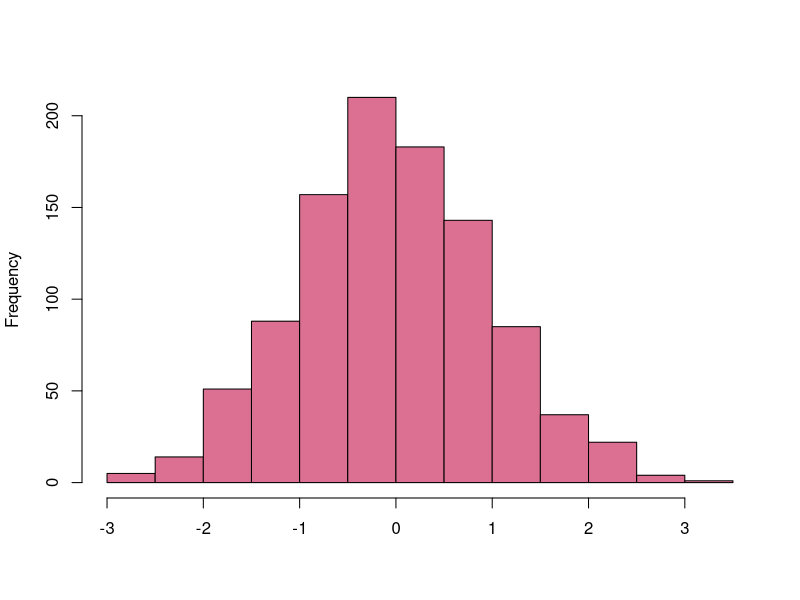
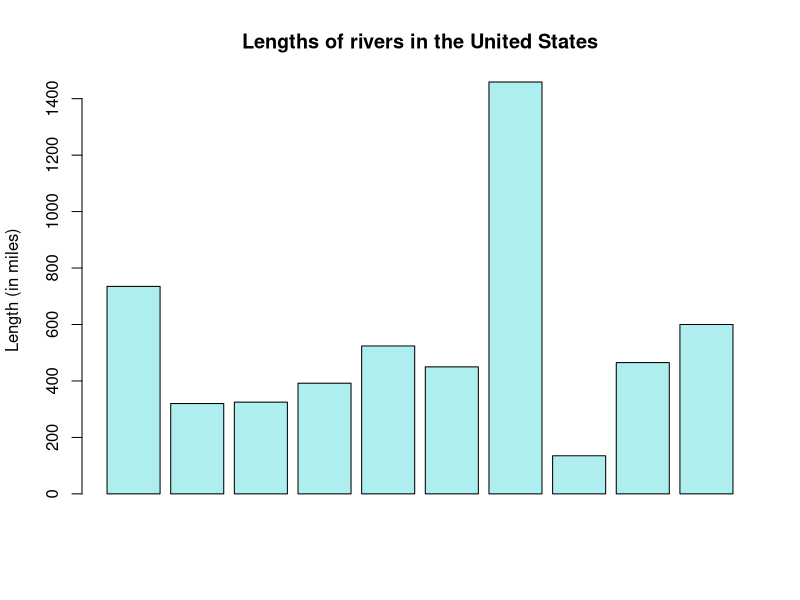
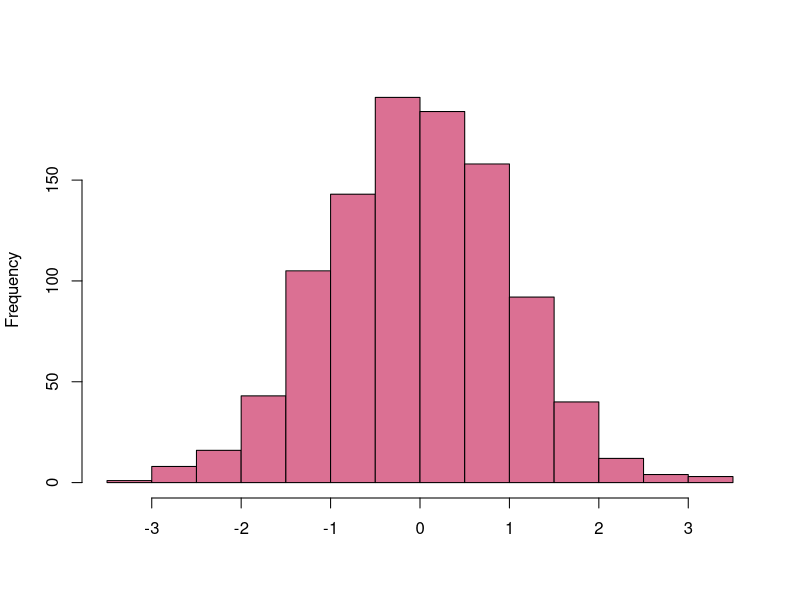
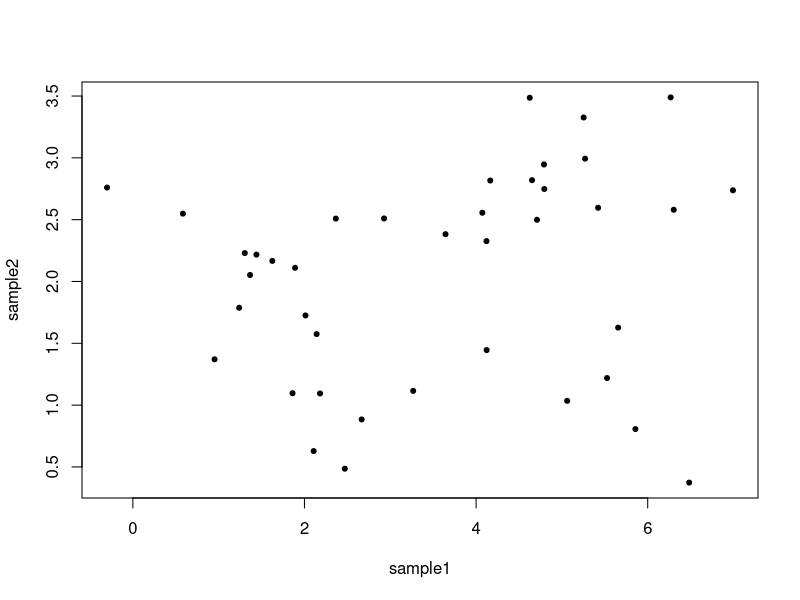
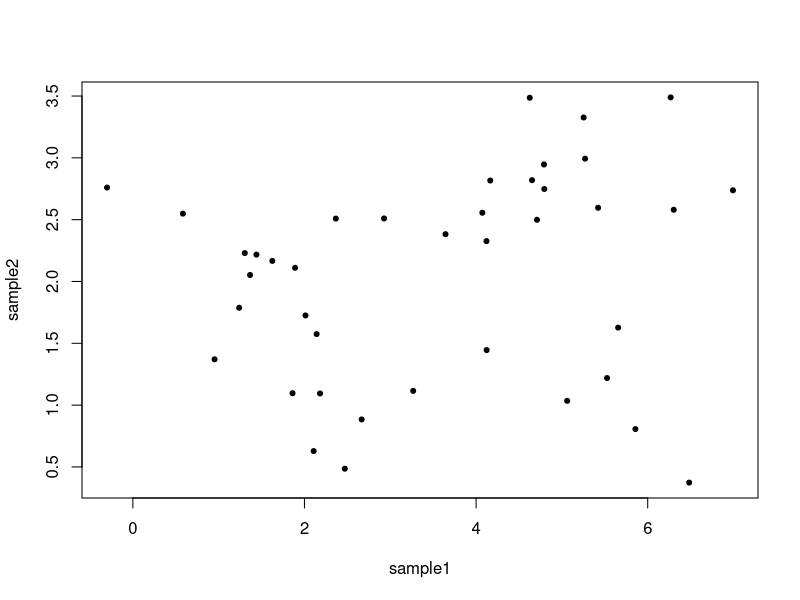
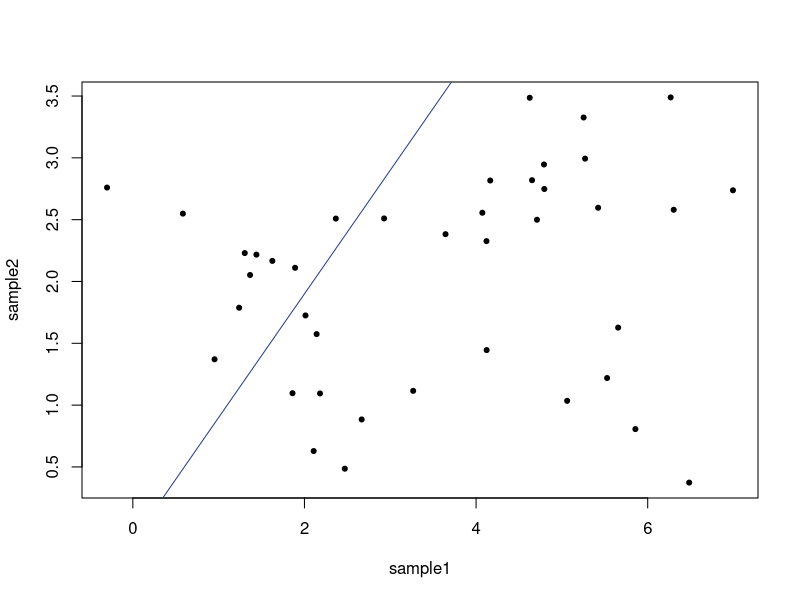
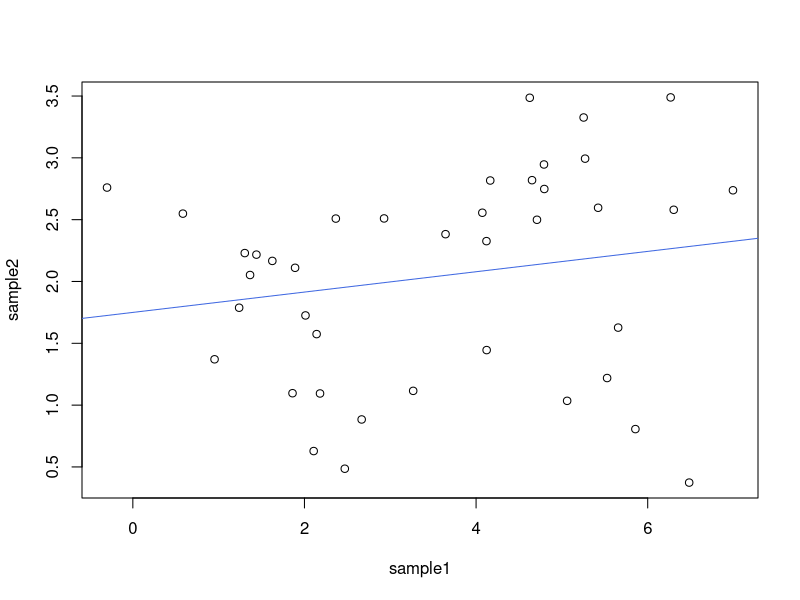
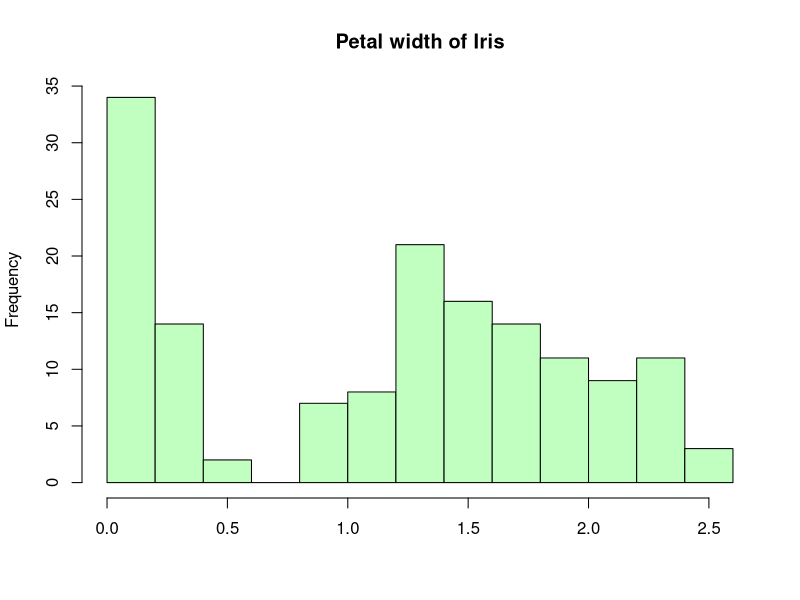

These figures' R source, in order: (Note: this script raises an error after producing the figures.)
## ---- chunk 1
7 + 4
3^2
10 %% 7
## ---- chunk 2
7 == 4
3 > 2
7 != 4
## ---- chunk 3
a <- (12 + 180) * 3
a
## ---- chunk 4
5 + 5  # this adds five and five 

# 10 + 10 this does not add ten and ten
## ---- chunk 5
a <- 8 * 10
b <- 2 * 10
d <- a * b
d

# This is equivalent to: 
d <- 8 * 10 * 2 * 10
d
## ---- chunk 6
a <- c(3, 4, 5)
a
b <- c(3.24, 4.57, 5.03)
b
## ---- chunk 7
pets <- c("dog", "cat", "bird")
pets
## ---- chunk 8
# Make objects 
a <- sqrt(4 * 7)
b <- 6 * 5
g <- 9 * 2

# Combine
d <- c(a, b, g)
d
## ---- chunk 9
x <- 1:10
x
## ---- chunk 10
x <- seq(from = 1, to = 20, by = 2)
x
## ---- chunk 11
# create a vector 
height <- c(76, 72, 74, 74, 78)
height

height[1]  # extract the 1st element in the vector 
height[5]  # extract the 5th element
## ---- chunk 12
height <- c(76, 72, 74, 74, 78)

height[-1]
## ---- chunk 13
# Create a vector with named elements 
temp <- c(monday = 28.1, tuesday = 28.5, wednesday = 29.0, thursday = 30.1, friday = 30.2)
temp

temp["wednesday"]
temp[3]
## ---- chunk 14
y <- 5:50
y

y[y <= 10]   # extract all elements less than or equal to 10
y[y < 10 & y != 5]   # extract all elements less than 10 that are not equal to 5
## ---- chunk 15
seq(1, 10, 1)
seq(from = 1, to = 10, by = 1)
## ---- chunk 16
sum(c(3, 4, 5))
## ---- chunk 17
mean(seq(5, 100, 5))
## ---- chunk 18
x <- seq(5, 100, 5)

# use the vector x as the input to the function
mean(x)
## ---- chunk 19
help(mean)
## ---- chunk 20
?mean   # Same as help(mean) 
## ---- chunk 21
??robust
## ---- chunk 22
# two ways to load packages:
library(ggplot2)
require(ggplot2)
## ---- chunk 23
norm <- rnorm(n = 1000, mean = 0, sd = 1)  # create a vector of samples from a standard normal dist.
head(norm)  # view the first six elements of the vector
hist(norm, col = "palevioletred", main = "", xlab = "", ylab = "Frequency")  # plot the vector of samples as a histogram
## ---- chunk 24
# use the R dataset of the length of rivers in the United States (a univariate data set)
head(rivers)
barplot(height = rivers[1:10], col = "paleturquoise", main = "Lengths of rivers in the United States", ylab = "Length (in miles)")
## ---- chunk 25
# generate and visualize 100 random samples from a standard normal distribution
sample <- rnorm(1000)
hist(sample, col = "palevioletred", main = "", xlab = "", ylab = "Frequency")
## ---- chunk 26
x <- 1:100
sample(x, size = 20)  # sample without replacement
sample(x, size = 20, replace = TRUE)  # sample with replacement
## ---- chunk 27
sample1 <- rnorm(n = 40, mean = 4, sd = 2)  # random sample from a normal dist.
sample2 <- rnorm(n = 40, mean = 2, sd = 1)  # random sample from a different normal dist.
plot(formula = sample2 ~ sample1, pch = 20)
## ---- chunk 28
plot(x = sample1, y = sample2, pch = 20)
## ---- chunk 29
plot(sample1, sample2, pch = 20)
abline(a = -0.1, b = 1, col="royalblue4")
## ---- chunk 30
plot(sample1, sample2)
abline(lm(sample2 ~ sample1), col="royalblue")
## ---- chunk 31
head(trees)  # pre-loaded dataset in R - measurements of black cherry trees
## ---- chunk 32
head(iris)
## ---- chunk 33
head(iris)
## ---- chunk 34
iris[1, 1]  # first row, first column
iris[3, 3]  # third row, third column
## ---- chunk 35
iris[2, ]  # subset the entire second row 
iris[, 2]  # subset the entire second column 
## ---- chunk 36
iris[c(5, 7, 9), 1:2]
## ---- chunk 37
petal <- iris$Petal.Width  # subset of the column petal width

hist(petal, col = "darkseagreen1", main = "Petal width of Iris", xlab = "", ylab = "Frequency")  # make a histogram of petal width frequency
## ---- chunk 38
logi <- petal > 1  # which petal widths are greater than 1?
head(logi)

iris.subset <- iris[logi, ]  # subset of iris only including individuals where petal width is greater than 1

head(iris.subset)
## ---- chunk 39
iris.subset <- iris[iris$Petal.Length == 4,]
head(iris.subset)
## ---- chunk 40
versicolor.only <- iris[iris$Species == "versicolor", ]
head(versicolor.only)
## ---- chunk 41
versicolor.4 <- iris[iris$Petal.Length > 4 & iris$Species == "versicolor", ]  # subset of observations or only I. versicolor where petal length is greater than 4
head(versicolor.4)
## ---- chunk 42
df <- data.frame(x = 1:5, y = 6:2)
df
## ---- chunk 43
df <- data.frame(df, z = 41:45)  # adding new column z to previous df
df
## ---- chunk 44
df$z <- 41:45
df
## ---- chunk 45
df.subset <- df[, -3]
df.subset
## ---- chunk 46
df$z <- NULL
df
## ---- chunk 47
a <- matrix(1:9, ncol = 3, nrow = 3)
a
b <- as.data.frame(a)  # convert matrix to df

diag(b)  # function fails with df
diag(a)  # works with matrix

## ---- chunk 48
a <- matrix(1:9, ncol = 3, nrow = 3)
a
a[2, 2]
a[2, ]
## ---- chunk 49
getwd()
## ---- chunk 50
for (i in 1:5) {
    print(i)
}
## ---- chunk 51
x <- 1:10  # vector
x[6]   # vectors have one dimension
x[c(2, 6, 9)] 

m <- matrix(data = seq(0.1, 10, .1), nrow = 10, ncol = 10)  # matrix
m[6, 6]  # matrices have two dimensions
m[6, ]
## ---- chunk 52
x <- 1:10

sum(x)
mean(x)
## ---- chunk 53
for (i in 1:3) {
  print(i)
}
## ---- chunk 54
for (i in 1:4) {
    print(i^2)
}
## ---- chunk 55
x <- 2

for (i in 1:4) {
    x <- x^2
    print(x)
}
## ---- chunk 56
dogs <- 10
for (i in 1:5) {
    dogs <- dogs + 1
}
## ---- chunk 57
nameVector <- c("Harry", "Hermione", "Ron")

for (i in 1:length(nameVector)) {
    print(paste("Hi,", nameVector[i], sep = " "))
}
## ---- chunk 58
length(nameVector)  # the # of positions in nameVector

nameVector[1]  # the 1st position in nameVector

# combine text and index of a vector
paste("Hi,", nameVector[1], sep = " ") 
## ---- chunk 59
nameVector <- c("Harry", "Hermione", "Ron")

for (i in 1:length(nameVector)) {
    print(paste("Hi,", nameVector[i], sep = " "))
}
## ---- chunk 60
nameVector <- c("Harry", "Hermione", "Ron")

for (i in 1:length(nameVector)) {
    paste("Hi,", nameVector[i], sep = " ")
}
## ---- chunk 61
x <- c(1, 2, "blue")
x
typeof(x)
## ---- chunk 62
a <- list(numeric = seq(0, 0.25, 0.01), integer = 10:20, logical = c(TRUE, FALSE, FALSE), character = c("open", "closed", "closed", "open"))
a
## ---- chunk 63
x <- c(1, 2, 3, 4, 5)
y <- c(3, 6, 8, 10)

v <- c(x, y)  # create a vector
str(v)
l <- list(x, y)  # create a list
str(l)

v[2]  # index a vector 

l[[2]]  # index a list 
## ---- chunk 64
b <- list(1:4, c(3.25, 6.75, 8.175, 4.5), c("apples", "bananas", "oranges", "pears"))
b[2]  # returns a list
str(b[2])

b[[2]]  # returns numbers from list
str(b[[2]])
## ---- chunk 65
b[1] * b[2]  # can't do arithmatic on lists

b[[1]] * b[[2]]  # can do arithmatic on numbers
## ---- chunk 66
b[[2]]  # 2nd element of list 
b[[2]][2]  # 2nd element of 2nd element of list 
## ---- chunk 67
outputs <- c()  # create a blank vector

x <- rnorm(n = 10, mean = 1, sd = 0.5)  # vector that we will use in the loop

for (i in 1:length(x)) {
  outputs[i] <- x[i] * 10
}
outputs
## ---- chunk 68
output <- list()
for (x in 1:10) {
  output[x] <- sum(x + x^2)
}

output2 <- list()
for (x in 1:11) {
  output2[x + 1] <- sum(x + x^2)
}
## ---- chunk 69
if (3 > 2) {
  print("Yes")
}
## ---- chunk 70
x <- 1:5

for (i in 1:length(x)) {
  if (x[i] > 3) {
    print(paste(x[i],"is greater than 3"))
  }
  if (x[i] <= 3) {
    print(paste(x[i],"is less than or equal to 3"))
  }
}
## ---- chunk 71
x <- rpois(100, lambda = 2)
output <- c()

for (i in 1:length(x)) {
  if (x[i] == 0) {  # execute the code in this if statement in one special case
    next
  } else {  # for every other case, execute this code
    output[i] <- x[i]^2
  }
}
output
## ---- chunk 72
for (i in 1:length(x)) {
  if(x[i] > 3){
    break
    }
  if(x[i] <= 3) {
    print(paste(x[i],"is less than or equal to 3"))
    }
}
## ---- chunk 73
for (i in 1:length(x)) {
  if (x[i] == 4) {
    next
    }
  if (x[i] > 3) {
    print(paste(x[i],"is greater than 3"))
    }
  if (x[i] <= 3) {
    print(paste(x[i],"is less than or equal to 3"))
    }
  }
## ---- chunk 74
M <- matrix(rnorm(9), ncol = 3, nrow = 3)
M
apply(M, 1, median)  # median of rows 
apply(M, 2, median)  # median of columns 
## ---- chunk 75
med.M <- c()

for (i in 1:3) {
    med.M[i] <- median(M[, i])
}

med.M
## ---- chunk 76
# define a function, f
f <- function(x, y) {
  x + y
}

# call function f
f(x = 1, y = 3) 
## ---- chunk 77
x <- 2  # variable defined outside the function

g <- function() {
    y <- 1  # variable defined inside the function 
    c(x, y) 
}

g()  # function g looks for x one level above (in global environment)
## ---- chunk 78
f1 <- function(a, b) {
    x <- a + b 
    y <- (a + b)^2
    z <- a/b
}

f1(1, 2)  # doesn't return anything

f2 <- function(a, b) {
    x <- a + b 
    y <- (a + b)^2
    z <- a/b
    c(x, y, z)  # same result as writing return(c(x, y, z))
}

f2(1, 2)  # returns x, y, and z
## ---- chunk 79

params <- c(5, 25)
params

f3 <- function(p) {
    alpha <- p[1]
    beta <- p[2]
    alpha * beta
}

f3(params)
## ---- chunk 80
subtract <- function(a = 5, b = 2) {
    return(a - b)
}

subtract()
subtract(3, 6)
## ---- chunk 81
f4 <- function(x) {
  output <- c()
  for (i in 1:ncol(x)) {
    if(class(x[, i]) != "numeric") {
      output[i] <- NA
    }
    if(class(x[, i]) == "numeric") {
      output[i] <- mean(x[, i])
    }
  }
  names(output) <- colnames(x)
  return(output)
}
f4(iris)
## ---- chunk 82
plot(x = iris$Species, y = iris$Sepal.Length)

library(ggplot2)
ggplot(data = iris, aes(x = Species, y = Sepal.Length)) + geom_boxplot() + theme_classic()
## ---- chunk 83
library(ggplot2)
ggplot(data = iris, aes(x = Sepal.Length, y = Sepal.Width)) + geom_point()
## ---- chunk 84
state <- data.frame(state.x77, state.region, state.abb)
stateplot <- ggplot(data = state, aes(x = Population, y = Area))
stateplot + geom_point()
## ---- chunk 85
ggplot(data = state, aes(x = Population, y = Area)) + geom_point(size = 3)
## ---- chunk 86
ggplot(data = state, aes(x = Illiteracy, y = Murder, color = state.region)) + geom_point(size = 2)
## ---- chunk 87
ggplot(data = state, aes(x = Life.Exp, y = HS.Grad, color = state.region, shape = state.region)) + geom_point(size = 2)
## ---- chunk 88
d2 <- diamonds[sample(1:nrow(diamonds), 1000), ]
## ---- chunk 89
ggplot(data = d2, aes(x = carat, y = price, color = color)) + geom_point()
## ---- chunk 90
ggplot(iris, aes(x = Species,y = Sepal.Length)) + geom_boxplot()
## ---- chunk 91
ggplot(faithful, aes(x = waiting)) + geom_histogram(binwidth = 8, color = "black", fill = "paleturquoise")
## ---- chunk 92
ggplot(iris, aes(x = Species, y = Sepal.Length)) + geom_bar(stat = "identity")
## ---- chunk 93
ggplot(mtcars, aes(x = wt, y = mpg, color = as.factor(cyl))) + geom_line()
## ---- chunk 94
ggplot(faithful, aes(waiting)) + geom_density(fill = "thistle")
## ---- chunk 95
ggplot(iris, aes(Sepal.Length)) + geom_histogram() + facet_grid(Species ~ .)
## ---- chunk 96
ggplot(iris, aes(Sepal.Length)) + geom_histogram() + facet_grid(. ~ Species)
## ---- chunk 97
ggplot(iris, aes(x = Sepal.Length, y = Sepal.Width, color = Species)) + geom_point() + stat_smooth(method = "lm")
## ---- chunk 98
ggplot(data = state, aes(x = Population, y = Area, color = state.region)) + scale_y_log10() + scale_x_log10() + geom_point()
## ---- chunk 99
ggplot(data = state, aes(x = Population, y = Area, color = state.region)) + scale_y_log10() + scale_x_log10() + geom_point() + scale_colour_manual(values = c("palegreen3","palevioletred3","peachpuff3", "paleturquoise3"))
## ---- chunk 100
ggplot(data = state, aes(x = Life.Exp, y = HS.Grad, color = state.region, shape = state.region)) + geom_point(size = 2) + labs(title = "US States, 1977", x = "Life expectancy (in years)", y = "High school graduation rate (percent)")
## ---- chunk 101
ggplot(data = state, aes(x = Life.Exp, y = HS.Grad, color = state.region, shape = state.region)) + geom_point(size = 2) + labs(title = "US States, 1977", x = "Life expectancy (in years)", y = "High school graduation rate (percent)") + geom_text(aes(label = state.abb, size = 2, hjust = 0, vjust = 0))
## ---- chunk 102
ggplot(iris, aes(Species, Sepal.Length)) + geom_bar(stat = "identity") + theme_classic(base_family = "Helvetica", base_size = 14)
## ---- chunk 103
xvar <- rnorm(100)
yvar <- rnorm(100)
df <- data.frame(xvar, yvar)  # coerce to data frame 
ggplot(df, aes(xvar, yvar)) + geom_point()
## ---- chunk 104
df <- data.frame(spA = rnorm(100,50,1),
           spB = rnorm(100,75,5),
           spC = rnorm(100,20,0.5),
           spD = rnorm(100,25,0.75))
## ---- chunk 105
head(df)
dim(df)
## ---- chunk 106
df2 <- data.frame(species = rep(c("A","B","C","D"), 100), weight = rnorm(400, 75, 5))
## ---- chunk 107
head(df2)
dim(df2)
## ---- chunk 108
# make some fake "wide" data
df <- data.frame(A = rnorm(100, 50, 6), B = rnorm(100, 75, 5), C = rnorm(100, 50, 4), D = rnorm(100, 55, 3))
head(df)
## ---- chunk 109
library(reshape2)
df2 <- melt(data = df)
head(df2)
dim(df2)
## ---- chunk 110
ggplot(df2, aes(x = value)) + geom_histogram() + facet_grid(. ~ variable)
